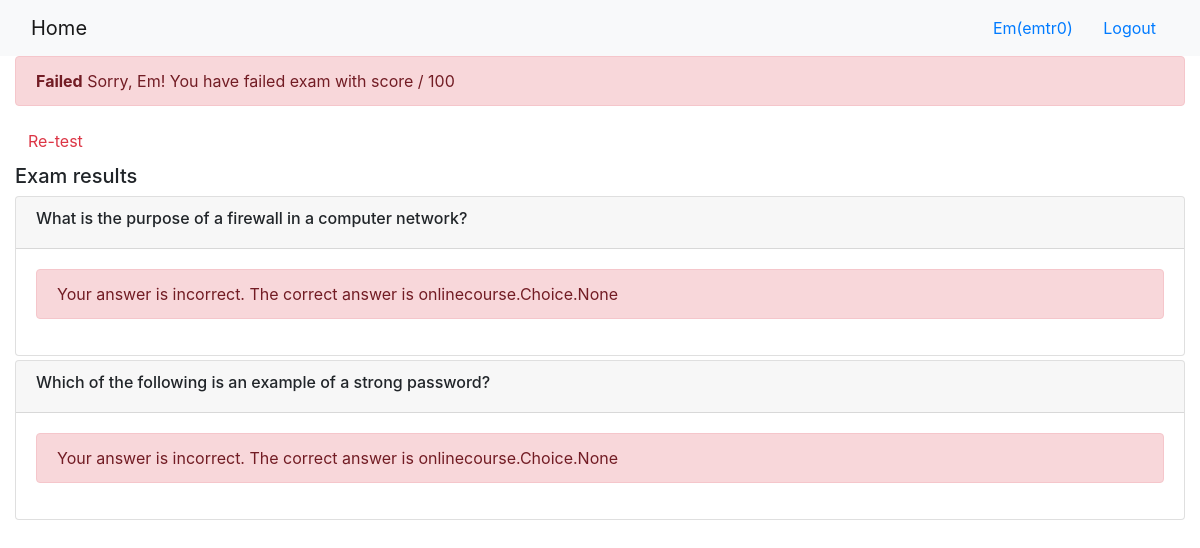
The page /onlinecourse/course/1/submission/1/result/ (signed in) on the database its author committed.
### onlinecourse/models.py (models this page shows)
class Question(models.Model):
    lesson = models.ForeignKey('Lesson', on_delete=models.CASCADE)
    course = models.ForeignKey('Course', on_delete=models.CASCADE)
    question_text = models.TextField()
    grade_point = models.IntegerField()
    def is_get_score(self, selected_ids):
        all_answers = self.choice_set.filter(is_correct=True).count()
        selected_correct = self.choice_set.filter(is_correct=True, id__in=selected_ids).count()
        if all_answers == selected_correct:
            return True
        else:
            return False

class Submission(models.Model):
    enrollment = models.ForeignKey(Enrollment, on_delete=models.CASCADE)
    choices = models.ManyToManyField(Choice)

### onlinecourse/views.py (the view)
# urls.py: path('course/<int:course_id>/submission/<int:submission_id>/result/', views.show_exam_result, name='show_exam_result'),
def show_exam_result(request, course_id, submission_id):
    course = get_object_or_404(Course, pk=course_id)
    submission = get_object_or_404(Submission, pk=submission_id)
    selected_choice_ids = submission.choices.all()
    total_score = 0
    question_results = []
    for question in course.question_set.all():
        is_correct = question.is_get_score(selected_choice_ids)
        if is_correct:
            total_score += question.grade_point
        question_results.append((question, is_correct))
    context = {
        'course': course,
        'submission': submission,
        'selected_ids': selected_choice_ids,
        'total_score': total_score,
        'question_results': question_results,
    }
    return render(request, 'onlinecourse/exam_result_bootstrap.html', context)

### onlinecourse/templates/onlinecourse/exam_result_bootstrap.html (shortened to what this page needs)
<!DOCTYPE html>
<html lang="en">
    <head>
        {% load static %}
        <link rel="stylesheet" href="https://maxcdn.bootstrapcdn.com/bootstrap/4.5.2/css/bootstrap.min.css">
    </head>
    <body>
        <nav class="navbar navbar-light bg-light">
            <div class="container-fluid">
                <div class="navbar-header">
                    <a class="navbar-brand" href="{% url 'onlinecourse:index' %}">Home</a>
                </div>
                <ul class="nav navbar-nav navbar-right">
                    {% if user.is_authenticated %}
                    <li>
                        <a class="btn btn-link" href="#">{{ user.first_name }}({{ user.username }})</a>
                        <a class="btn btn-link" href="{% url 'onlinecourse:logout' %}">Logout</a>
                    </li>
                    {% endif %}
                </ul>
            </div>
        </nav>
        <div class="container-fluid">
            {% if grade > 80 %}
            <div class="alert alert-success">
                <b>Congratulations, {{ user.first_name }}!</b> You have passed the exam and completed the course with
                schore {{ grade_point }} / 100
            </div>
            {% else %}
            <div class="alert alert-danger">
                <b>Failed</b> Sorry, {{ user.first_name }}! You have failed exam with score {{ grade_point }} / 100
            </div>
            <a class="btn btn-link text-danger" href="{% url 'onlinecourse:course_details' course.id %}">Re-test</a>
            {% endif %}
            <div class="card-columns-vertical mt-1">
                <h5 class="">Exam results</h5>
                {% for question in course.question_set.all %}
                <div class="card mt-1">
                    <div class="card-header">
                        <h6>{{ question.question_text }}</h6>
                    </div>
                    <div class="card-body">
                        {% if choice.is_correct %}
                        <div class="alert alert-success">
                            Correct answer: {{ submission.choices.is_correct }}
                        </div>
                        {% else %}
                        <div class="alert alert-danger">
                            Your answer is incorrect. The correct answer is
                            {{ submission.choices }}
                        </div>
                        {% endif %}
                    </div>
                </div>
                {% endfor %}
            </div>
        </div>
    </body>
</html>

### rows shown on the page
Question: question_text "What is the purpose of a firewall in a computer network?"
Submission: choices "onlinecourse.Choice.None"
Question: question_text "Which of the following is an example of a strong password?"

### other values the page prints
{{ user.first_name }} "Em"
{{ user.username }} "emtr0"
